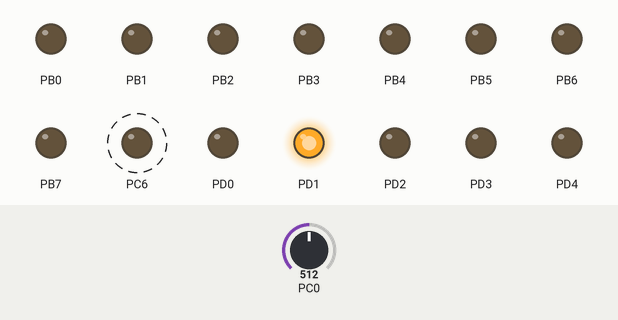
A program run on a simulated ATmega168, built with avr-gcc and emulated at 8 MHz. Shown: output pins drawn as LEDs (lit = HIGH). Dashed ring = blinking. Inputs (shaded band) come from the test bench; at power-on: PC0 = 512.

Above: at 1.2 s.
1.3 s: PC0 set to 716
At 1.9 s:
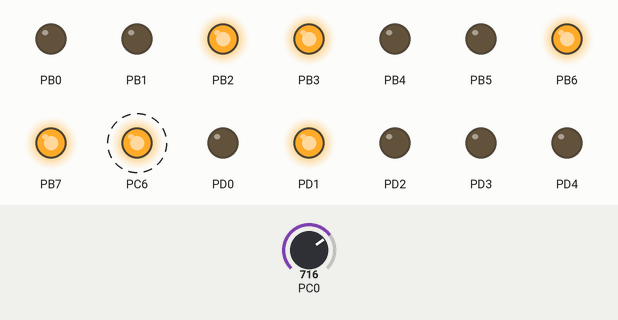
4.3 s: PC0 set to 900
At 4.9 s:
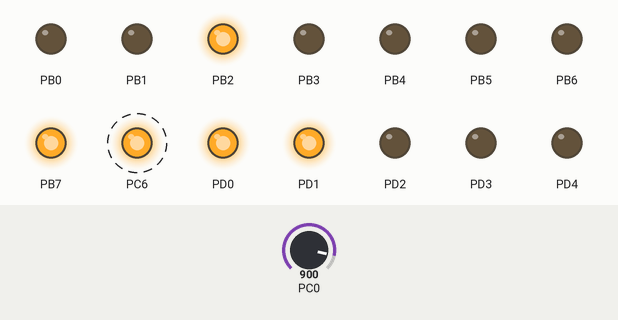
7.3 s: PC0 set to 1023
At 7.9 s:
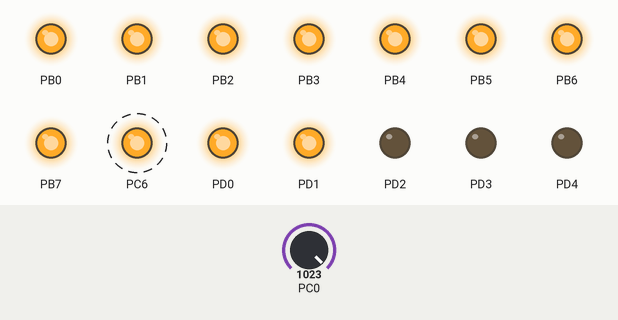
10.3 s: PC0 set to 511
At 10.9 s:
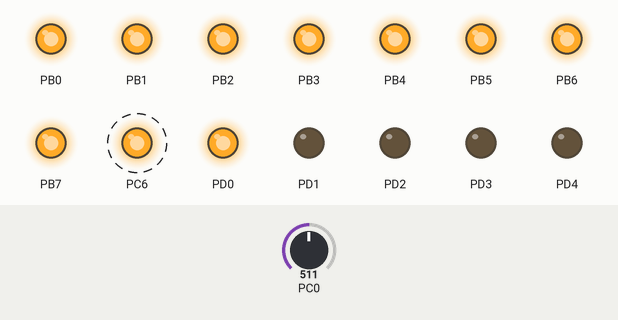
13.3 s: PC0 set to 306
At 13.9 s:
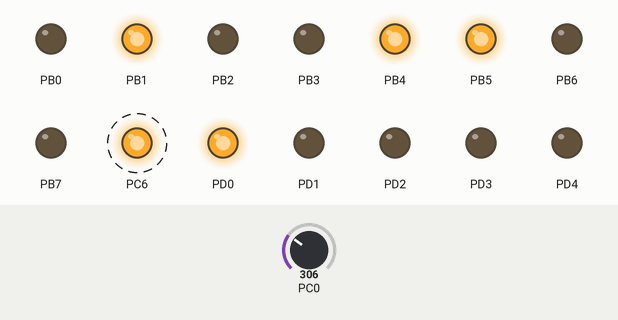
Timing chart, 0 to 17.3 s (numbered marks = the images above; inputs shaded):
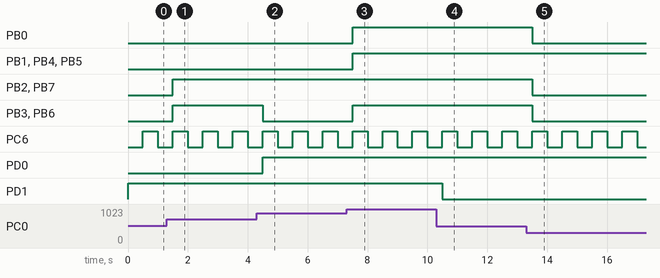

Measured:
- after the input at 1.3 s, PB2, PB3, PB6, PB7: LOW → HIGH after 0.20 s
- after the input at 4.3 s, PB3, PB6: HIGH → LOW after 0.20 s; PD0: LOW → HIGH after 0.20 s
- after the input at 7.3 s, PB0, PB1, PB3–6: LOW → HIGH after 0.20 s
- after the input at 10.3 s, PD1: HIGH → LOW after 0.20 s
- after the input at 13.3 s, PB0, PB2, PB3, PB6, PB7: HIGH → LOW after 0.20 s
- by itself, PC6: alternates HIGH for 0.50 s and LOW for 0.50 s

The program:

myLittleProject.c
```c
/*
 * myLittleProject.c
 *
 * Created: 06.11.2012 11:02:13
 *  Author: mkreider
 */

// Tim was here


#include <avr/io.h>
#include <util/delay.h>
#include "adc.h"

void init(void)
{
	//use ports B and D to show what the ADC read
	DDRD	= 0xff;
	DDRB	= 0xff;
	DDRC	= (1<<PC6); // only C6 is output

	PORTB	= 0x00;
	PORTC	= 0x00;	//no pullup for PORTC
	PORTD	= 0x00;

	//initialise ADC
	adc_init();

}

int main(void)
{
    uint16_t value;

	init();

	while(1)
    {
        //read ADC every half second

		value = adc_read(0);
		PORTB = (uint8_t)(value & 0x00ff);
		PORTD = (uint8_t)(value>>8);
		_delay_ms(500);
		PORTC ^= (1<<PC6);  // toggle PC6
    }
}
```

adc.c
```c
#include <avr/io.h>


//ssh push

void adc_init(void) {

	uint16_t result;

	ADMUX   = (1<<REFS1) | (1<<REFS0);    // interne Referenzspannung nutzen
	ADCSRA  = (1<<ADPS1) | (1<<ADPS0);    // Frequenzvorteiler
	ADCSRA |= (1<<ADEN);                  // ADC aktivieren
						// useless comment

	/* nach Aktivieren des ADC wird ein "Dummy-Readout" empfohlen, man liest
	 also einen Wert und verwirft diesen, um den ADC "warmlaufen zu lassen" */

	ADCSRA |= (1<<ADSC);                  // eine ADC-Wandlung
	while (ADCSRA & (1<<ADSC) ) {}        // auf Abschluss der Konvertierung warten
	/* ADCW muss einmal gelesen werden, sonst wird Ergebnis der nächsten
	 Wandlung nicht übernommen. */
	result = ADCW;
}

/* ADC Einzelmessung */
uint16_t adc_read( uint8_t channel )
{

	// ADMUX 3:0 - Kanal waehlen
	// 0000	ADC0	PC0
	// 0001 ADC1	PC1
	// 0010	ADC2	PC2
	// 0011 ADC3	PC3
	// 0100	ADC4	PC4
	// 0101 ADC5	PC5
	// 0110	ADC6	-- nur in TQFP/MLF
	// 0111 ADC7	-- nur in TQFP/MLF
	// 1000 - 1110 reserved
	// 1111	GND

	ADMUX = (ADMUX & ~(0x1F)) | (channel & 0x1F);
	ADCSRA |= (1<<ADSC);            // eine Wandlung "single conversion"
	while (ADCSRA & (1<<ADSC) ) {}  // auf Abschluss der Konvertierung warten

// Value: ADCW = Vin * 1024 / Vref
	return ADCW;                    // ADC auslesen und zurückgeben
}

//Burak was here
//Nadja was here
//Philip was here, too
//Burak was here 2nd time

/* kontinuierliche ADC Messung starten */
void adc_start ( uint8_t channel )
{

}
```

adc.h
```c
#ifndef _ADC_H_
#define _ADC_H_

void adc_init(void);
uint16_t adc_read( uint8_t channel );
void adc_start( uint8_t channel_mask );
void adc_stop( uint8_t channel_mask );
void adc_stopall( void );

//Nadja was here

#endif
```
